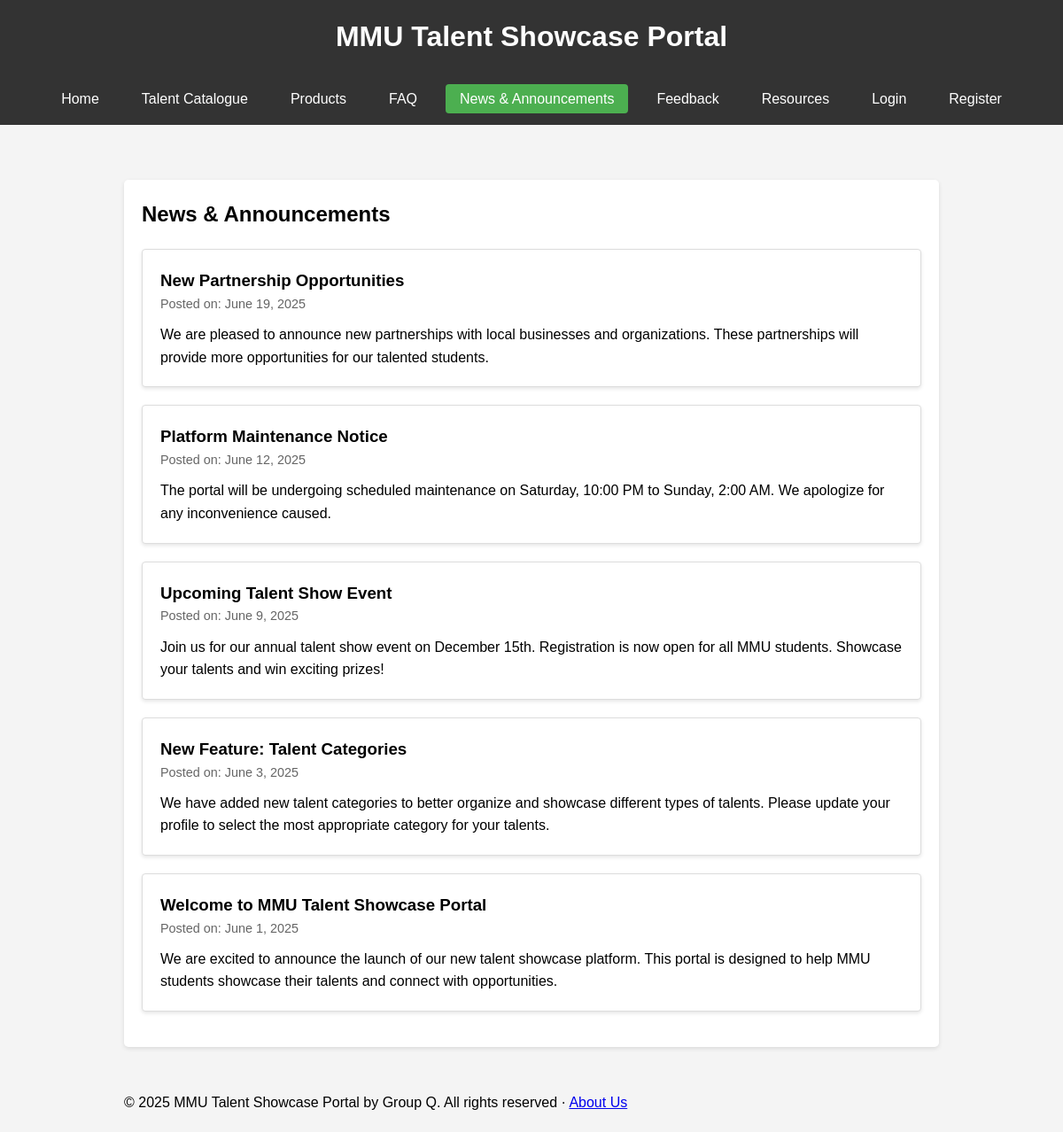
The app's page /announcements.php with its own data.
### tables this page shows
CREATE TABLE `announcements` (
  `id` int(11) NOT NULL,
  `title` varchar(255) NOT NULL,
  `content` text NOT NULL,
  `created_at` timestamp NOT NULL DEFAULT current_timestamp()
);

### announcements.php (the view, shortened to what this page needs)
<?php
require_once 'config/database.php';
$sql = "SELECT * FROM announcements ORDER BY created_at DESC";
$announcements = mysqli_query($conn, $sql);
?>
<!DOCTYPE html>
<html lang="en">
    <head>
        <link rel="stylesheet" href="assets/css/style.css">
    </head>
    <body>
        <?php include 'includes/header-inc.php'; ?>
        <?php include 'includes/navbar.php'; ?>
        <div class="container">
            <div class="card">
                <h2>News & Announcements</h2>
                <div class="announcements-list">
                    <?php while ($announcement = mysqli_fetch_assoc($announcements)): ?>
                        <div class="announcement-item">
                            <h3 class="announcement-title"><?php echo htmlspecialchars($announcement['title']); ?></h3>
                            <div class="announcement-meta">
                                <span class="announcement-date">Posted on:
                                    <?php echo date('F j, Y', strtotime($announcement['created_at'])); ?></span>
                            </div>
                            <div class="announcement-content">
                                <?php echo nl2br(htmlspecialchars($announcement['content'])); ?>
                            </div>
                        </div>
                    <?php endwhile; ?>
                </div>
            </div>
        </div>
        <?php include 'includes/footer-inc.php'; ?>
    </body>
</html>

### assets/css/style.css (style rules this page uses)
* { margin: 0; padding: 0; box-sizing: border-box; }
body { font-family: 'Arial', sans-serif; line-height: 1.6; background-color: #f4f4f4; }
.container { width: 80%; margin: auto; overflow: hidden; padding: 20px; }
.card { background: #fff; padding: 20px; margin: 10px 0; border-radius: 5px; box-shadow: 0 2px 5px rgba(0, 0, 0, 0.1); }
.announcements-list { margin-top: 20px; }
.announcement-item { background: #fff; border: 1px solid #ddd; border-radius: 4px; padding: 20px; margin-bottom: 20px; box-shadow: 0 2px 4px rgba(0, 0, 0, 0.1); }
.announcement-meta { color: #666; font-size: 0.9em; margin-bottom: 10px; }

### records on screen
announcements: title "New Partnership Opportunities", created_at "June 19, 2025", content "We are pleased to announce new partnerships with local businesses and organizations. These partnerships will provide more opportunities for our talented students."
announcements: title "Platform Maintenance Notice", created_at "June 12, 2025", content "The portal will be undergoing scheduled maintenance on Saturday, 10:00 PM to Sunday, 2:00 AM. We apologize for any inconvenience caused."
announcements: title "Upcoming Talent Show Event", created_at "June 9, 2025", content "Join us for our annual talent show event on December 15th. Registration is now open for all MMU students. Showcase your talents and win exciting prizes!"
announcements: title "New Feature: Talent Categories", created_at "June 3, 2025", content "We have added new talent categories to better organize and showcase different types of talents. Please update your profile to select the most appropriate category for your talents."
announcements: title "Welcome to MMU Talent Showcase Portal", created_at "June 1, 2025", content "We are excited to announce the launch of our new talent showcase platform. This portal is designed to help MMU students showcase their talents and connect with opportunities."
